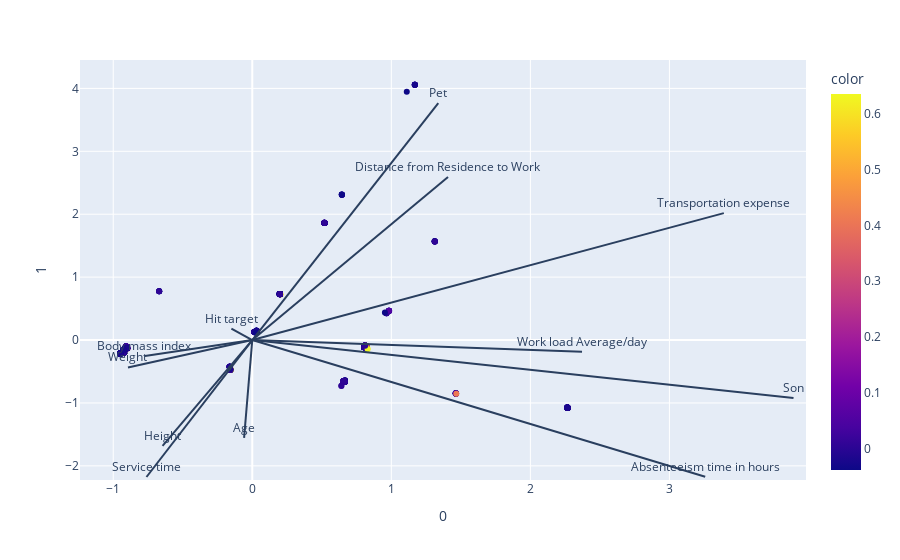

Here is the notebook cell this chart was saved with:
### Markdown cell above
Loading plot. Anche qui si può notare, come nel caso precedente, come i Loading vectors vadano ad influenzare le nostre componenti principali, citando ad esempio l'attributo "Pet".

### Code cell
features = dfStd.columns
X = dfStd


loadings = pcaEl.components_.T * np.sqrt(pcaEl.explained_variance_)
loadings = 4*np.array([pow(lg.norm(loadings,axis=1),-1)*loadings[:,0],pow(lg.norm(loadings,axis=1),-1)*loadings[:,1],pow(lg.norm(loadings,axis=1),-1)*loadings[:,2]]).T

fig = px.scatter(components, x=0, y=1,color=dfStd['Absenteeism time in hours'])

for i, feature in enumerate(features):
    fig.add_shape(
        type='line',
        x0=0, y0=0,
        x1=loadings[i, 0],
        y1=loadings[i, 1]
    )
    fig.add_annotation(
        x=loadings[i, 0],
        y=loadings[i, 1],
        ax=0, ay=0,
        xanchor="center",
        yanchor="bottom",
        text=feature,
    )
fig.show()

### Figure 1 — Plotly figure (JSON) as saved in the notebook; plotly's stock layout.template omitted (floating-point values rounded to 4 significant figures; data arrays with more than 128 entries replaced by an {"elided": "..."} marker saying what was removed)
{"data": [{"hovertemplate": "0=%{x}<br>1=%{y}<br>color=%{marker.color}<extra></extra>", "legendgroup": "", "marker": {"color": {"elided": "740 float values"}, "coloraxis": "coloraxis", "symbol": "circle"}, "mode": "markers", "name": "", "orientation": "v", "showlegend": false, "type": "scatter", "x": {"elided": "740 float values"}, "xaxis": "x", "y": {"elided": "740 float values"}, "yaxis": "y"}], "layout": {"annotations": [{"ax": 0, "ay": 0, "text": "Transportation expense", "x": 3.391, "xanchor": "center", "y": 2.017, "yanchor": "bottom"}, {"ax": 0, "ay": 0, "text": "Distance from Residence to Work", "x": 1.408, "xanchor": "center", "y": 2.591, "yanchor": "bottom"}, {"ax": 0, "ay": 0, "text": "Service time", "x": -0.7608, "xanchor": "center", "y": -2.177, "yanchor": "bottom"}, {"ax": 0, "ay": 0, "text": "Age", "x": -0.05884, "xanchor": "center", "y": -1.556, "yanchor": "bottom"}, {"ax": 0, "ay": 0, "text": "Work load Average/day", "x": 2.372, "xanchor": "center", "y": -0.1882, "yanchor": "bottom"}, {"ax": 0, "ay": 0, "text": "Hit target", "x": -0.1501, "xanchor": "center", "y": 0.1829, "yanchor": "bottom"}, {"ax": 0, "ay": 0, "text": "Son", "x": 3.892, "xanchor": "center", "y": -0.9211, "yanchor": "bottom"}, {"ax": 0, "ay": 0, "text": "Pet", "x": 1.338, "xanchor": "center", "y": 3.765, "yanchor": "bottom"}, {"ax": 0, "ay": 0, "text": "Weight", "x": -0.8939, "xanchor": "center", "y": -0.4361, "yanchor": "bottom"}, {"ax": 0, "ay": 0, "text": "Height", "x": -0.6451, "xanchor": "center", "y": -1.682, "yanchor": "bottom"}, {"ax": 0, "ay": 0, "text": "Body mass index", "x": -0.7724, "xanchor": "center", "y": -0.2556, "yanchor": "bottom"}, {"ax": 0, "ay": 0, "text": "Absenteeism time in hours", "x": 3.258, "xanchor": "center", "y": -2.173, "yanchor": "bottom"}], "coloraxis": {"colorbar": {"title": {"text": "color"}}, "colorscale": [[0, "#0d0887"], [0.1111, "#46039f"], [0.2222, "#7201a8"], [0.3333, "#9c179e"], [0.4444, "#bd3786"], [0.5556, "#d8576b"], [0.6667, "#ed7953"], [0.7778, "#fb9f3a"], [0.8889, "#fdca26"], [1, "#f0f921"]]}, "legend": {"tracegroupgap": 0}, "margin": {"t": 60}, "shapes": [{"type": "line", "x0": 0, "x1": 3.391, "y0": 0, "y1": 2.017}, {"type": "line", "x0": 0, "x1": 1.408, "y0": 0, "y1": 2.591}, {"type": "line", "x0": 0, "x1": -0.7608, "y0": 0, "y1": -2.177}, {"type": "line", "x0": 0, "x1": -0.05884, "y0": 0, "y1": -1.556}, {"type": "line", "x0": 0, "x1": 2.372, "y0": 0, "y1": -0.1882}, {"type": "line", "x0": 0, "x1": -0.1501, "y0": 0, "y1": 0.1829}, {"type": "line", "x0": 0, "x1": 3.892, "y0": 0, "y1": -0.9211}, {"type": "line", "x0": 0, "x1": 1.338, "y0": 0, "y1": 3.765}, {"type": "line", "x0": 0, "x1": -0.8939, "y0": 0, "y1": -0.4361}, {"type": "line", "x0": 0, "x1": -0.6451, "y0": 0, "y1": -1.682}, {"type": "line", "x0": 0, "x1": -0.7724, "y0": 0, "y1": -0.2556}, {"type": "line", "x0": 0, "x1": 3.258, "y0": 0, "y1": -2.173}], "xaxis": {"anchor": "y", "domain": [0, 1], "title": {"text": "0"}}, "yaxis": {"anchor": "x", "domain": [0, 1], "title": {"text": "1"}}}}
